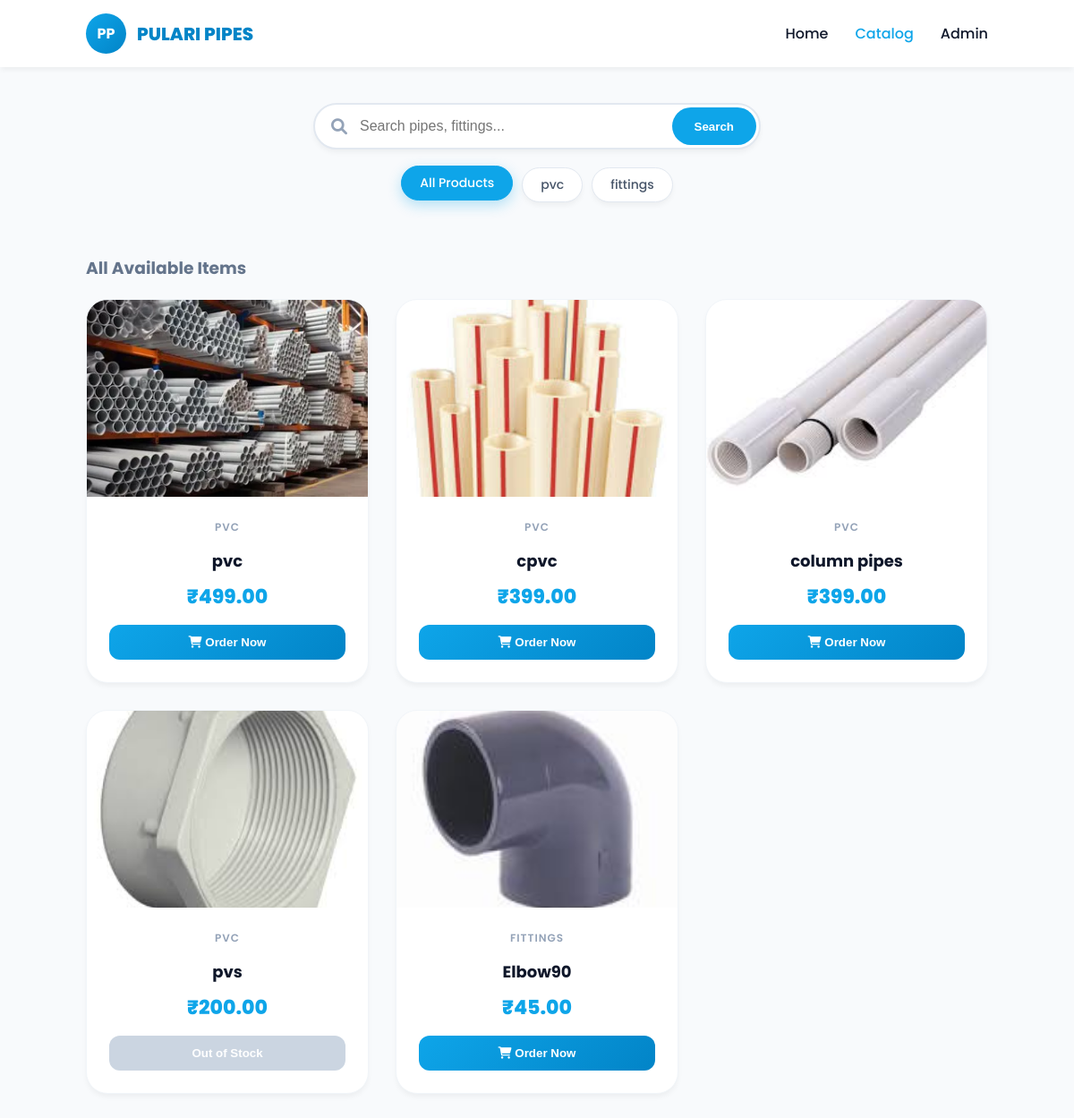
/product_page/, run on an earlier commit of the app's database.
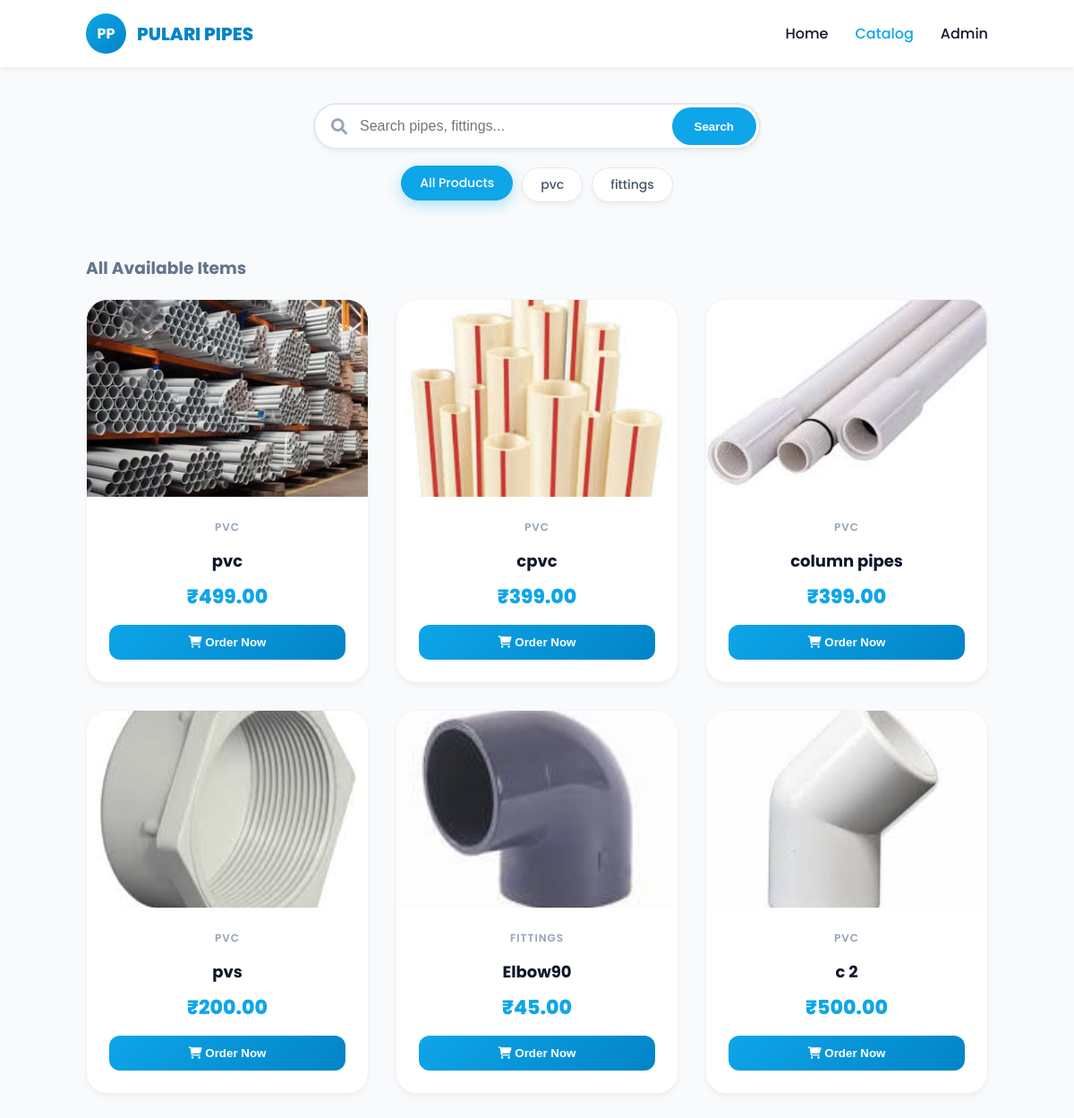
And on a later commit of the database.
### products/models.py (models this page shows, shortened)
class Product(models.Model):
    name = models.CharField(max_length=255) # Pipe Name
    category = models.CharField(max_length=100) # PVC, CPVC, etc.
    price = models.DecimalField(max_digits=10, decimal_places=2)
    stock = models.IntegerField()
    description = models.TextField()
    image = models.ImageField(upload_to='pipes_images/') # Image store panna

### products/views.py (the view)
# urls.py: path('product_page/', views.product_page, name='product_page'),
def product_page(request):
    items = Product.objects.all()
    categories = Product.objects.values_list('category', flat=True).distinct()
    query = request.GET.get('q')
    if query:
        items = items.filter(name__icontains=query)
    category_filter = request.GET.get('category')
    if category_filter and category_filter != 'All':
        items = items.filter(category=category_filter)
    context = {
        'items': items,
        'categories': categories,
        'active_category': category_filter,
        'search_query': query
    }
    return render(request, 'product_page.html', context)

### templates/product_page.html (shortened to what this page needs)
{% load static %}
<!DOCTYPE html>
<html lang="en">
<head>
  <link rel="stylesheet" href="https://cdnjs.cloudflare.com/ajax/libs/font-awesome/6.0.0/css/all.min.css">
</head>
<body>
  <nav>
    <div class="logo-area">
      <div class="logo-circle">PP</div>
      <h2>PULARI PIPES</h2>
    </div>
    <ul>
      <li><a href="{% url 'home' %}">Home</a></li>
      <li><a href="#" style="color:var(--primary)">Catalog</a></li>
      <li><a href="/admin/">Admin</a></li>
    </ul>
  </nav>
  <div class="filter-container">
    <form class="search-box" method="GET" action="">
        <i class="fa-solid fa-search"></i>
        <input type="text" name="q" placeholder="Search pipes, fittings..." value="{{ search_query|default:'' }}">
        <button type="submit">Search</button>
    </form>
    <div class="category-filters">
        <a href="{% url 'product_page' %}" class="cat-btn {% if not active_category %}active{% endif %}">
            All Products
        </a>
        {% for cat in categories %}
            <a href="?category={{ cat }}" class="cat-btn {% if active_category == cat %}active{% endif %}">
                {{ cat }}
            </a>
        {% endfor %}
    </div>
  </div>
  <main class="catalog-section">
    <h3 style="margin-bottom: 20px; color: #64748b;">
        {% if search_query %}
            Search results for: "<span style="color:var(--primary)">{{ search_query }}</span>"
        {% elif active_category %}
            Category: "<span style="color:var(--primary)">{{ active_category }}</span>"
        {% else %}
            All Available Items
        {% endif %}
    </h3>
    <div class="product-grid">
      {% for item in items %}
      <div class="p-card">
        <div class="img-box">
            {% if item.image %}
                <img src="{{ item.image.url }}" alt="{{ item.name }}">
            {% else %}
                <div style="color:#ccc; font-size:40px;"><i class="fa-solid fa-image"></i></div>
            {% endif %}
        </div>
        <div class="card-info">
          <span style="font-size:12px; color:#94a3b8; text-transform:uppercase; letter-spacing:1px; font-weight:600; margin-bottom:5px;">{{ item.category }}</span>
          <h3>{{ item.name }}</h3>
          <span class="price-tag">₹{{ item.price }}</span>
          {% if item.stock > 0 %}
              <button class="buy-btn" onclick="openOrderModal('{{ item.name }}')">
                <i class="fa-solid fa-cart-shopping"></i> Order Now
              </button>
          {% else %}
              <button class="buy-btn disabled" disabled>Out of Stock</button>
          {% endif %}
        </div>
      </div>
      {% endfor %}
    </div>
  </main>
</body>
</html>

### templates/product_page.html (style rules this page uses)
:root { --bg-body: #f8fafc; --card-bg: #ffffff; --primary: #0ea5e9; --primary-dark: #0284c7; --accent: #f59e0b; --text-head: #0f172a; --text-body: #475569; --shadow-sm: 0 4px 6px -1px rgba(0, 0, 0, 0.05); --shadow-lg: 0 20px 25px -5px rgba(0, 0, 0, 0.1); --transition: all 0.4s cubic-bezier(0.4, 0, 0.2, 1); }
* { box-sizing: border-box; outline: none; }
body { margin: 0; font-family: 'Poppins', sans-serif; background-color: var(--bg-body); color: var(--text-body); scroll-behavior: smooth; overflow-x: hidden; }
nav { display: flex; justify-content: space-between; align-items: center; padding: 15px 8%; background: rgba(255, 255, 255, 0.95); position: sticky; top: 0; z-index: 100; box-shadow: var(--shadow-sm); }
.logo-area { display: flex; align-items: center; gap: 12px; }
.logo-circle { width: 45px; height: 45px; border-radius: 50%; background: linear-gradient(135deg, var(--primary), var(--primary-dark)); color: white; font-weight:700; display:flex; align-items:center; justify-content:center; }
.logo-area h2 { font-size: 20px; margin: 0; color: var(--primary-dark); font-weight: 800; }
nav ul { list-style: none; display: flex; gap: 30px; margin: 0; padding: 0; }
nav ul li a { text-decoration: none; color: var(--text-head); font-weight: 500; }
.filter-container { max-width: 1200px; margin: 40px auto 20px; padding: 0 20px; display: flex; flex-direction: column; gap: 20px; align-items: center; }
.search-box { position: relative; width: 100%; max-width: 500px; }
.search-box input { width: 100%; padding: 15px 20px 15px 50px; border-radius: 50px; border: 2px solid #e2e8f0; font-size: 16px; transition: 0.3s; box-shadow: var(--shadow-sm); }
.search-box i { position: absolute; left: 20px; top: 50%; transform: translateY(-50%); color: #94a3b8; font-size: 18px; }
.search-box button { position: absolute; right: 5px; top: 5px; bottom: 5px; border-radius: 40px; border: none; background: var(--primary); color: white; padding: 0 25px; cursor: pointer; font-weight: 600; transition: 0.3s; }
.category-filters { display: flex; gap: 10px; flex-wrap: wrap; justify-content: center; }
.cat-btn { padding: 8px 20px; border-radius: 30px; text-decoration: none; background: white; border: 1px solid #e2e8f0; color: var(--text-body); font-size: 14px; font-weight: 500; transition: 0.3s; box-shadow: var(--shadow-sm); }
.cat-btn:hover, .cat-btn.active { background: var(--primary); color: white; border-color: var(--primary); transform: translateY(-2px); box-shadow: 0 5px 15px rgba(14, 165, 233, 0.3); }
.catalog-section { padding: 20px 8% 80px; }
.product-grid { display: grid; grid-template-columns: repeat(auto-fill, minmax(280px, 1fr)); gap: 30px; }
.p-card { background: var(--card-bg); border-radius: 24px; border: 1px solid #f1f5f9; overflow: hidden; transition: var(--transition); box-shadow: var(--shadow-sm); display: flex; flex-direction: column; }
.img-box { width: 100%; height: 220px; background: #f1f5f9; display: flex; align-items: center; justify-content: center; overflow: hidden; }
.img-box img { width: 100%; height: 100%; object-fit: cover; transition: 0.6s; }
.card-info { padding: 25px; text-align: center; flex-grow: 1; display: flex; flex-direction: column; }
.card-info h3 { margin: 10px 0; font-size: 18px; color: var(--text-head); }
.price-tag { font-size: 22px; font-weight: 800; color: var(--primary); display: block; margin-bottom: 15px; }
.buy-btn { width: 100%; background: linear-gradient(135deg, var(--primary), var(--primary-dark)); color: white; border: none; padding: 12px; border-radius: 12px; cursor: pointer; font-weight: 600; }

What changed in the data, as far as the page shows it:
changed Product "pvs": stock "Out of Stock" → "Order Now"
added Product: image (picture), category "PVC", name "c 2", price "500.00"
